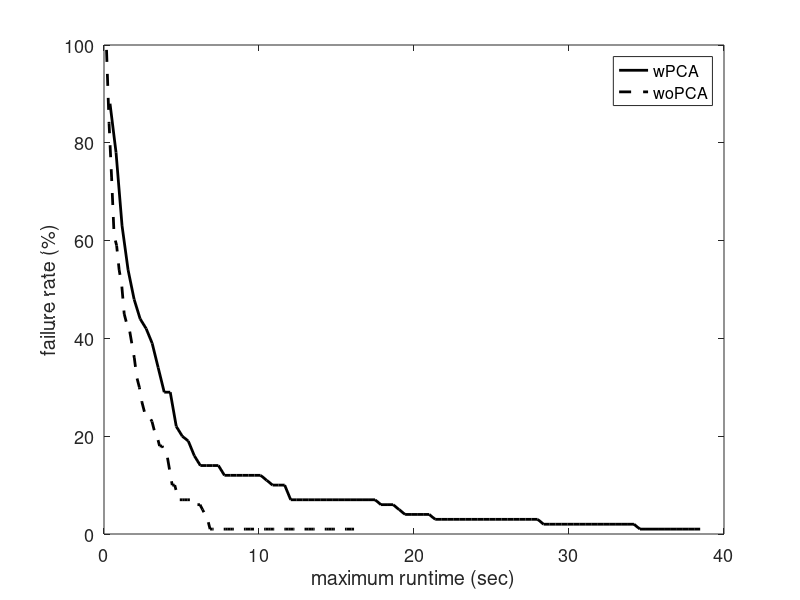

Source code (MATLAB):
% Benchmark_RRT_envI_wo.txt - Planning without PCA - for comparison
% Benchmark_RRT_envI_w.txt - with PCA (including the nearest neighbor in the PCA) knn=20
% Benchmark_RRT_envI_w_2.txt - with PCA (not including the nearest neighbor in the PCA) knn=20
% Benchmark_RRT_envI_w_3.txt - with PCA (including the nearest neighbor in the PCA) knn=tree size
% Benchmark_RRT_envI_w_4.txt - with PCA (including the nearest neighbor in the PCA) knn=90
% Benchmark_RRT_envI_w_5.txt- with the minimum number of nodes in tree to operate PCA set to 1 (previously was 6)
% *Benchmark_RRT_envI_w_6.txt- with the minimum number of nodes in tree to operate PCA set to 3 (previously was 6)
% Benchmark_RRT_envI_w_7.txt- nearestR with radius 2.6

% (*) marks best so far
% In all trials, d = 2.8
% last updated: 12/11/17

clear all
clc


%%
plannerType = 'RRT';

D{1} = load('Benchmark_RRT_wn_dlc.txt');
D{2} = load('Benchmark_RRT_wo_dlc.txt');
fprintf('Failures: \t%.1f, %.1f \n', 100-sum(D{1}(:,1))/size(D{1},1)*100, 100-sum(D{2}(:,1))/size(D{2},1)*100);
d = 0.8;
D{1} = [d*ones(size(D{1},1),1) D{1}];
D{2} = [d*ones(size(D{2},1),1) D{2}];
D{1} = D{1}(D{1}(:,2)==1,:);
D{2} = D{2}(D{2}(:,2)==1,:);

%%
disp(['Results for ' plannerType ':']);

%%

for k = 1:size(D,2)
    
    suc = D{k}(:,2)==1;
    F(:,k) = mean(D{k});
    
    tmin(k) = F(4,k);
end

% clc
disp('-----------------------------------');
fprintf('         \t\tw/\tw/o\n');
fprintf('Queries: \t\t%d\t%d\n', size(D{1},1), size(D{2},1));
fprintf('d =      \t\t%.1f\t%.1f\n', F(1,1), F(1,2));
fprintf('Avg. time (for d): \t%.2f\t%.2f \t(msec)\n', F(4,1)*1e3, F(4,2)*1e3);
fprintf('Min. time (for d): \t%.2f\t%.2f \t(msec)\n', min(D{1}(:,4))*1e3, min(D{2}(:,4))*1e3);
fprintf('Nodes in path:     \t%.1f\t%.1f\n', F(10,1), F(10,2));
fprintf('Nodes in trees:    \t%.1f\t%.1f\n', F(11,1), F(11,2));
disp('------------ Sampling -------------');
fprintf('Sampling time:    \t%.2f\t%.2f \t(msec)\n', F(15,1)*1e3, F(15,2)*1e3);
fprintf('Sampling count: \t%.1f\t%.1f \t(%%)\n', F(16,1)+F(17,1), F(16,2)+F(17,2));
fprintf('Sampling success: \t%.2f\t%.2f \t(%%)\n', 100*F(16,1)/(F(16,1)+F(17,1)), 100*F(16,2)/(F(16,2)+F(17,2)));
disp('------------ loc.-con. ------------');
fprintf('Loc.-con. time:    \t%.2f\t%.2f \t(msec)\n', F(12,1)*1e3, F(12,2)*1e3);
fprintf('Loc.-con. count:   \t%.2f\t%.2f \t\n', F(13,1), F(13,2));
fprintf('Loc.-con. success: \t%.2f\t%.2f \t(%%)\n', 100*F(14,1)/F(13,1), 100*F(14,2)/F(13,2));
fprintf('Loc.-con. distance: \t%.2f\t%.2f\n', F(20,1), F(20,2));
disp('----------- Projection ------------');
fprintf('Proj. time:        \t%.2f\t%.2f\t(msec)\n', F(6,1)*1e3, F(6,2)*1e3);
fprintf('Proj. count:       \t%.2f\t%.2f \t\n', F(5,1), F(5,2));
fprintf('Proj. distance: \t%.2f\t%.2f\n', F(21,1), F(21,2));
disp('------------ Collision ------------');
fprintf('Col. time:        \t%.2f\t%.2f \t(msec)\n', F(8,1)*1e3, F(8,2)*1e3);
fprintf('Col. count:       \t%.2f\t%.2f \t\n', F(7,1), F(7,2));
disp('--------------- PCA ---------------');
fprintf('PCA time:          \t%.2f\t%.2f \t(msec)\n', F(19,1)*1e3, F(19,2)*1e3);
fprintf('PCA count:       \t%.2f\t%.2f \t\n', F(18,1), F(18,2));


%%
disp(' ');
fprintf('Speed-up (at d = %.1f):      %.2f\n', d, tmin(2)/tmin(1));

%%
%%
%%
% PCS
td = D{1}(:,4);
maxT = max(td);
T1 = linspace(0,maxT,100);
T1 = T1(2:end);
for i = 1:length(T1)
    sd = td < T1(i);
    md(i) = mean(td(sd));
    Md(i) = 1-sum(sd)/length(td);
end
%%
% GD
tg = D{2}(:,4);
maxT = max(tg);
T2 = linspace(0,maxT,100);
T2 = T2(2:end);
for i = 1:length(T2)
    sg = tg < T2(i);
    mg(i) = mean(tg(sg));
    Mg(i) = 1-sum(sg)/length(tg);
end

%%
h = figure(2);
clf
plot(T1,Md*100,'-k','linewidth',2);
hold on
plot(T2,Mg*100,'--k','linewidth',2);
hold off
xlabel('maximum runtime (sec)');
ylabel('failure rate (%)');
legend('wPCA','woPCA');
% xlim([0 8]);%max([T1 T2])]);
% title(plannerType);
set(gca,'fontsize',13);
% set(h, 'Position', [100, 100, 800, 400]);
% print PCS_NR_runtime.eps -depsc -r200